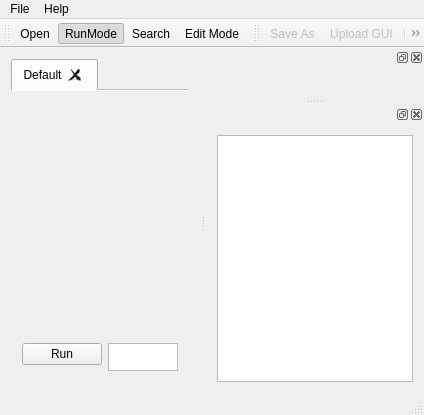
<?xml version="1.0" encoding="UTF-8"?>
<ui version="4.0">
 <class>MainWindow</class>
 <widget class="QMainWindow" name="MainWindow">
  <property name="windowModality">
   <enum>Qt::NonModal</enum>
  </property>
  <property name="geometry">
   <rect>
    <x>0</x>
    <y>0</y>
    <width>424</width>
    <height>415</height>
   </rect>
  </property>
  <property name="minimumSize">
   <size>
    <width>0</width>
    <height>390</height>
   </size>
  </property>
  <property name="windowTitle">
   <string>Visual Command</string>
  </property>
  <property name="windowIcon">
   <iconset resource="Images.qrc">
    <normaloff>:/new/prefix1/icons/PNG/onebit_04.png</normaloff>:/new/prefix1/icons/PNG/onebit_04.png</iconset>
  </property>
  <widget class="QWidget" name="centralWidget">
   <layout class="QVBoxLayout" name="verticalLayout_2">
    <property name="sizeConstraint">
     <enum>QLayout::SetMaximumSize</enum>
    </property>
    <item>
     <widget class="QTabWidget" name="tabWidget">
      <property name="currentIndex">
       <number>0</number>
      </property>
      <property name="documentMode">
       <bool>true</bool>
      </property>
      <property name="tabsClosable">
       <bool>true</bool>
      </property>
      <property name="movable">
       <bool>true</bool>
      </property>
      <widget class="QWidget" name="tab">
       <attribute name="title">
        <string>Default</string>
       </attribute>
       <layout class="QHBoxLayout" name="horizontalLayout_2"/>
      </widget>
     </widget>
    </item>
    <item>
     <widget class="QWidget" name="widget" native="true">
      <property name="minimumSize">
       <size>
        <width>0</width>
        <height>50</height>
       </size>
      </property>
      <property name="maximumSize">
       <size>
        <width>16777215</width>
        <height>50</height>
       </size>
      </property>
      <layout class="QHBoxLayout" name="horizontalLayout">
       <item>
        <layout class="QFormLayout" name="formLayout">
         <property name="fieldGrowthPolicy">
          <enum>QFormLayout::ExpandingFieldsGrow</enum>
         </property>
         <item row="0" column="0">
          <widget class="QPushButton" name="pushButtonRun">
           <property name="text">
            <string>Run</string>
           </property>
           <property name="icon">
            <iconset resource="Images.qrc">
             <normaloff>:/new/prefix1/icons/PNG/onebit_27.png</normaloff>:/new/prefix1/icons/PNG/onebit_27.png</iconset>
           </property>
           <property name="iconSize">
            <size>
             <width>20</width>
             <height>20</height>
            </size>
           </property>
          </widget>
         </item>
         <item row="0" column="1">
          <widget class="QPlainTextEdit" name="plainTextEditArgumentText">
           <property name="maximumSize">
            <size>
             <width>16777215</width>
             <height>30</height>
            </size>
           </property>
           <property name="frameShape">
            <enum>QFrame::StyledPanel</enum>
           </property>
           <property name="plainText">
            <string/>
           </property>
          </widget>
         </item>
        </layout>
       </item>
      </layout>
     </widget>
    </item>
   </layout>
  </widget>
  <widget class="QMenuBar" name="menuBar">
   <property name="geometry">
    <rect>
     <x>0</x>
     <y>0</y>
     <width>424</width>
     <height>25</height>
    </rect>
   </property>
   <widget class="QMenu" name="menuFile">
    <property name="title">
     <string>File</string>
    </property>
    <addaction name="separator"/>
    <addaction name="actionOpen"/>
    <addaction name="actionSave"/>
    <addaction name="separator"/>
    <addaction name="separator"/>
    <addaction name="actionSettings"/>
   </widget>
   <widget class="QMenu" name="menuAbout">
    <property name="title">
     <string>Help</string>
    </property>
    <addaction name="actionAbout"/>
   </widget>
   <addaction name="menuFile"/>
   <addaction name="menuAbout"/>
  </widget>
  <widget class="QToolBar" name="mainToolBar">
   <attribute name="toolBarArea">
    <enum>TopToolBarArea</enum>
   </attribute>
   <attribute name="toolBarBreak">
    <bool>false</bool>
   </attribute>
   <addaction name="actionOpen"/>
   <addaction name="actionRunMode"/>
   <addaction name="actionSearch"/>
   <addaction name="actionEdit_Mode"/>
  </widget>
  <widget class="QStatusBar" name="statusBar"/>
  <widget class="QToolBar" name="toolBarEdit">
   <property name="enabled">
    <bool>false</bool>
   </property>
   <property name="windowTitle">
    <string>toolBar</string>
   </property>
   <attribute name="toolBarArea">
    <enum>TopToolBarArea</enum>
   </attribute>
   <attribute name="toolBarBreak">
    <bool>false</bool>
   </attribute>
   <addaction name="actionSave"/>
   <addaction name="actionUpload_GUI"/>
   <addaction name="separator"/>
   <addaction name="actionAdd_Tab"/>
   <addaction name="separator"/>
  </widget>
  <widget class="QDockWidget" name="dockWidgetProperties">
   <attribute name="dockWidgetArea">
    <number>2</number>
   </attribute>
   <widget class="QWidget" name="dockWidgetContents">
    <layout class="QHBoxLayout" name="horizontalLayout_3"/>
   </widget>
  </widget>
  <widget class="QDockWidget" name="dockWidgetControls">
   <attribute name="dockWidgetArea">
    <number>2</number>
   </attribute>
   <widget class="QWidget" name="dockWidgetContents_2">
    <layout class="QHBoxLayout" name="horizontalLayout_4">
     <item>
      <widget class="QListWidget" name="listWidgetArguments"/>
     </item>
    </layout>
   </widget>
  </widget>
  <action name="actionRunMode">
   <property name="checkable">
    <bool>true</bool>
   </property>
   <property name="checked">
    <bool>true</bool>
   </property>
   <property name="icon">
    <iconset resource="Images.qrc">
     <normaloff>:/new/prefix1/icons/PNG/onebit_04.png</normaloff>:/new/prefix1/icons/PNG/onebit_04.png</iconset>
   </property>
   <property name="text">
    <string>RunMode</string>
   </property>
   <property name="toolTip">
    <string>Switches to Run Mode</string>
   </property>
   <property name="shortcut">
    <string>Ctrl+R</string>
   </property>
  </action>
  <action name="actionEdit_Mode">
   <property name="checkable">
    <bool>true</bool>
   </property>
   <property name="icon">
    <iconset resource="Images.qrc">
     <normaloff>:/new/prefix1/icons/PNG/onebit_20.png</normaloff>:/new/prefix1/icons/PNG/onebit_20.png</iconset>
   </property>
   <property name="text">
    <string>Edit Mode</string>
   </property>
   <property name="toolTip">
    <string>Switches to Edit Mode</string>
   </property>
   <property name="shortcut">
    <string>Ctrl+E</string>
   </property>
  </action>
  <action name="actionSearch">
   <property name="icon">
    <iconset resource="Images.qrc">
     <normaloff>:/new/prefix1/icons/PNG/onebit_02.png</normaloff>:/new/prefix1/icons/PNG/onebit_02.png</iconset>
   </property>
   <property name="text">
    <string>Search</string>
   </property>
   <property name="toolTip">
    <string>Search for a script</string>
   </property>
   <property name="shortcut">
    <string>Ctrl+F</string>
   </property>
  </action>
  <action name="actionUpload_GUI">
   <property name="icon">
    <iconset resource="Images.qrc">
     <normaloff>:/new/prefix1/icons/PNG/onebit_30.png</normaloff>:/new/prefix1/icons/PNG/onebit_30.png</iconset>
   </property>
   <property name="text">
    <string>Upload GUI</string>
   </property>
   <property name="toolTip">
    <string>Uploads the current GUI</string>
   </property>
   <property name="shortcut">
    <string>Ctrl+U</string>
   </property>
  </action>
  <action name="actionAdd_Tab">
   <property name="icon">
    <iconset resource="Images.qrc">
     <normaloff>:/new/prefix1/icons/PNG/onebit_13.png</normaloff>:/new/prefix1/icons/PNG/onebit_13.png</iconset>
   </property>
   <property name="text">
    <string>Add Tab</string>
   </property>
   <property name="shortcut">
    <string>Ctrl+T</string>
   </property>
  </action>
  <action name="actionSave">
   <property name="icon">
    <iconset resource="Images.qrc">
     <normaloff>:/new/prefix1/icons/PNG/onebit_11.png</normaloff>:/new/prefix1/icons/PNG/onebit_11.png</iconset>
   </property>
   <property name="text">
    <string>Save As</string>
   </property>
   <property name="toolTip">
    <string>Save a hardcopy of this script</string>
   </property>
   <property name="shortcut">
    <string>Ctrl+S</string>
   </property>
  </action>
  <action name="actionOpen">
   <property name="icon">
    <iconset resource="Images.qrc">
     <normaloff>:/new/prefix1/icons/PNG/32px-Crystal_Clear_app_package.png</normaloff>:/new/prefix1/icons/PNG/32px-Crystal_Clear_app_package.png</iconset>
   </property>
   <property name="text">
    <string>Open</string>
   </property>
  </action>
  <action name="actionSettings">
   <property name="text">
    <string>Settings</string>
   </property>
  </action>
  <action name="actionAbout">
   <property name="text">
    <string>About</string>
   </property>
  </action>
 </widget>
 <layoutdefault spacing="6" margin="11"/>
 <resources>
  <include location="Images.qrc"/>
 </resources>
 <connections>
  <connection>
   <sender>actionSearch</sender>
   <signal>activated()</signal>
   <receiver>MainWindow</receiver>
   <slot>LaunchSearch()</slot>
   <hints>
    <hint type="sourcelabel">
     <x>-1</x>
     <y>-1</y>
    </hint>
    <hint type="destinationlabel">
     <x>191</x>
     <y>194</y>
    </hint>
   </hints>
  </connection>
  <connection>
   <sender>actionEdit_Mode</sender>
   <signal>triggered()</signal>
   <receiver>actionRunMode</receiver>
   <slot>toggle()</slot>
   <hints>
    <hint type="sourcelabel">
     <x>-1</x>
     <y>-1</y>
    </hint>
    <hint type="destinationlabel">
     <x>-1</x>
     <y>-1</y>
    </hint>
   </hints>
  </connection>
  <connection>
   <sender>actionRunMode</sender>
   <signal>triggered()</signal>
   <receiver>actionEdit_Mode</receiver>
   <slot>toggle()</slot>
   <hints>
    <hint type="sourcelabel">
     <x>-1</x>
     <y>-1</y>
    </hint>
    <hint type="destinationlabel">
     <x>-1</x>
     <y>-1</y>
    </hint>
   </hints>
  </connection>
  <connection>
   <sender>actionEdit_Mode</sender>
   <signal>toggled(bool)</signal>
   <receiver>toolBarEdit</receiver>
   <slot>setEnabled(bool)</slot>
   <hints>
    <hint type="sourcelabel">
     <x>-1</x>
     <y>-1</y>
    </hint>
    <hint type="destinationlabel">
     <x>251</x>
     <y>35</y>
    </hint>
   </hints>
  </connection>
  <connection>
   <sender>actionUpload_GUI</sender>
   <signal>activated()</signal>
   <receiver>MainWindow</receiver>
   <slot>LaunchUpload()</slot>
   <hints>
    <hint type="sourcelabel">
     <x>-1</x>
     <y>-1</y>
    </hint>
    <hint type="destinationlabel">
     <x>191</x>
     <y>194</y>
    </hint>
   </hints>
  </connection>
  <connection>
   <sender>actionAdd_Tab</sender>
   <signal>activated()</signal>
   <receiver>MainWindow</receiver>
   <slot>EditAddTab()</slot>
   <hints>
    <hint type="sourcelabel">
     <x>-1</x>
     <y>-1</y>
    </hint>
    <hint type="destinationlabel">
     <x>210</x>
     <y>205</y>
    </hint>
   </hints>
  </connection>
  <connection>
   <sender>tabWidget</sender>
   <signal>tabCloseRequested(int)</signal>
   <receiver>MainWindow</receiver>
   <slot>EditRemoveTab(int)</slot>
   <hints>
    <hint type="sourcelabel">
     <x>67</x>
     <y>146</y>
    </hint>
    <hint type="destinationlabel">
     <x>65</x>
     <y>56</y>
    </hint>
   </hints>
  </connection>
  <connection>
   <sender>actionRunMode</sender>
   <signal>toggled(bool)</signal>
   <receiver>MainWindow</receiver>
   <slot>SwitchMode(bool)</slot>
   <hints>
    <hint type="sourcelabel">
     <x>-1</x>
     <y>-1</y>
    </hint>
    <hint type="destinationlabel">
     <x>211</x>
     <y>207</y>
    </hint>
   </hints>
  </connection>
  <connection>
   <sender>listWidgetArguments</sender>
   <signal>itemDoubleClicked(QListWidgetItem*)</signal>
   <receiver>MainWindow</receiver>
   <slot>EditAddWidget(QListWidgetItem*)</slot>
   <hints>
    <hint type="sourcelabel">
     <x>359</x>
     <y>350</y>
    </hint>
    <hint type="destinationlabel">
     <x>276</x>
     <y>392</y>
    </hint>
   </hints>
  </connection>
  <connection>
   <sender>actionOpen</sender>
   <signal>activated()</signal>
   <receiver>MainWindow</receiver>
   <slot>FileOpen()</slot>
   <hints>
    <hint type="sourcelabel">
     <x>-1</x>
     <y>-1</y>
    </hint>
    <hint type="destinationlabel">
     <x>211</x>
     <y>207</y>
    </hint>
   </hints>
  </connection>
  <connection>
   <sender>actionSave</sender>
   <signal>activated()</signal>
   <receiver>MainWindow</receiver>
   <slot>FileSave()</slot>
   <hints>
    <hint type="sourcelabel">
     <x>-1</x>
     <y>-1</y>
    </hint>
    <hint type="destinationlabel">
     <x>211</x>
     <y>207</y>
    </hint>
   </hints>
  </connection>
  <connection>
   <sender>pushButtonRun</sender>
   <signal>clicked()</signal>
   <receiver>MainWindow</receiver>
   <slot>RunCommand()</slot>
   <hints>
    <hint type="sourcelabel">
     <x>67</x>
     <y>363</y>
    </hint>
    <hint type="destinationlabel">
     <x>46</x>
     <y>391</y>
    </hint>
   </hints>
  </connection>
  <connection>
   <sender>actionSettings</sender>
   <signal>activated()</signal>
   <receiver>MainWindow</receiver>
   <slot>EditSettings()</slot>
   <hints>
    <hint type="sourcelabel">
     <x>-1</x>
     <y>-1</y>
    </hint>
    <hint type="destinationlabel">
     <x>211</x>
     <y>207</y>
    </hint>
   </hints>
  </connection>
  <connection>
   <sender>actionAbout</sender>
   <signal>activated()</signal>
   <receiver>MainWindow</receiver>
   <slot>LaunchAbout()</slot>
   <hints>
    <hint type="sourcelabel">
     <x>-1</x>
     <y>-1</y>
    </hint>
    <hint type="destinationlabel">
     <x>211</x>
     <y>207</y>
    </hint>
   </hints>
  </connection>
 </connections>
 <slots>
  <slot>LaunchSearch()</slot>
  <slot>RunCommand()</slot>
  <slot>LaunchUpload()</slot>
  <slot>EditAddTab()</slot>
  <slot>EditRemoveTab(int)</slot>
  <slot>EditAddWidget(QListWidgetItem*)</slot>
  <slot>SwitchMode(bool)</slot>
  <slot>FileOpen()</slot>
  <slot>FileSave()</slot>
  <slot>EditSettings()</slot>
  <slot>LaunchAbout()</slot>
 </slots>
</ui>
